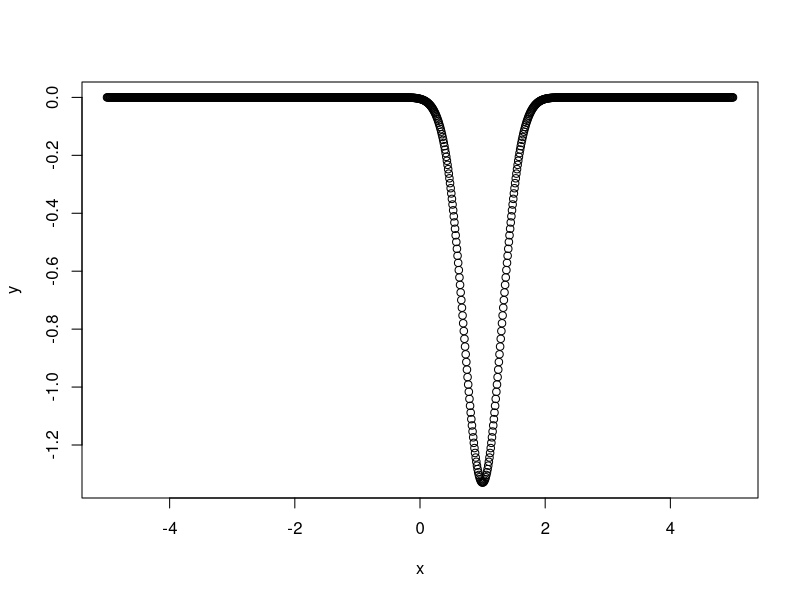

Reproduce this figure in R.
calculaG <- function (x, a, b)
{
  y <- - (exp(-(1/2)*(((x - a)/b)^2))/(b*sqrt(2*pi)))
  return(y)
}

calculaY <- function (inicial, final, intervalo, a, b)
{
  cont <- 0
  soma <- 0
  media <- NULL
  
  if ((inicial != final) & (intervalo != 0))
  {
    x <- seq(inicial, final, intervalo)
    y <- rep(0, length(x))
    
    cont <- 0
    for (valorX in x)
    {
      cont <- cont + 1
      y[cont] <- calculaG(valorX, a, b)
      soma <- soma + y[cont]
    }

    media <- soma / length(y)
    
    plot(x, y)
  }

  return(media)
}

#variáveis
valor.inicial <- 0
valor.final <- 0
valor.intervalo <- 0
valor.a <- 0
valor.b <- 0
valor.media <- 0

#inicio

valor.inicial <- -5
valor.final <- 5
valor.intervalo <- 0.01
valor.a <- 1
valor.b <- 0.3

valor.media <- calculaY(valor.inicial, valor.final, valor.intervalo, valor.a, valor.b)
print(valor.media)

#fim